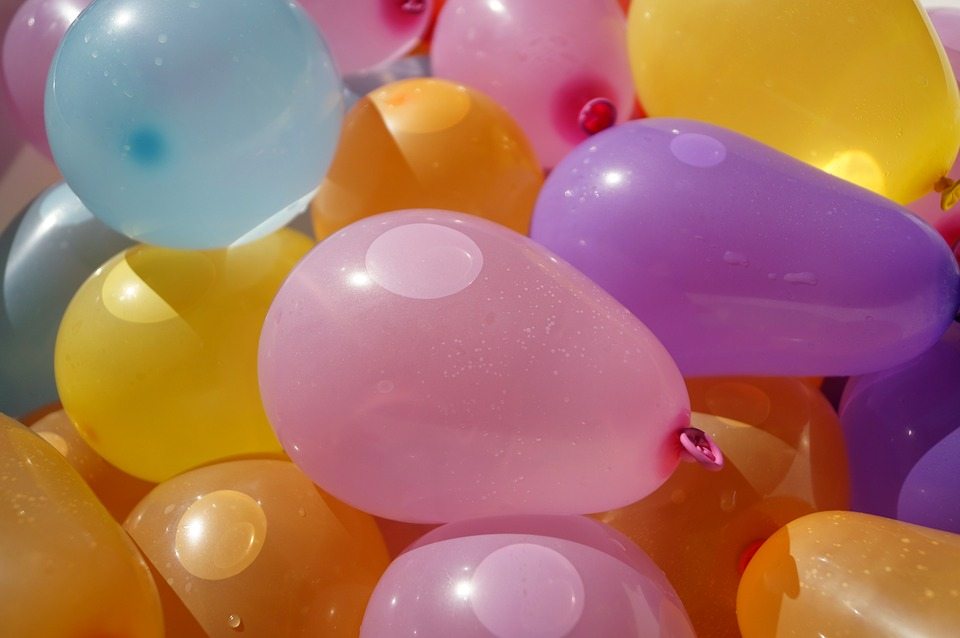
#> input picture images/water_balloons.jpg, 960 x 638 px
$ python hsv_segmentation.py
#> lines starting #> are read from the running program, lines starting #| are printed output that depends on the picture; after the words box and inside, x2 and y2 are one past the last pixel; in counts of white or black regions, pixels touching at a corner belong together
import numpy as np
import cv2

winname = "CV"
cv2.namedWindow(winname)

# Read in the image
image = cv2.imread('images/water_balloons.jpg')
#> image is the input picture: shape (638, 960, 3); mean B, G, R 99.2, 114.9, 169.3

# Make a copy of the image
image_copy = np.copy(image)

# Change color to RGB (from BGR)
image = cv2.cvtColor(image_copy, cv2.COLOR_BGR2RGB)

cv2.imshow(winname, image)
cv2.waitKey()

# Convert from RGB to HSV
hsv = cv2.cvtColor(image, cv2.COLOR_RGB2HSV)
#> hsv: shape (638, 960, 3); mean H, S, V 92.1, 143.4, 175.3

# HSV channels
h = hsv[:, :, 0]
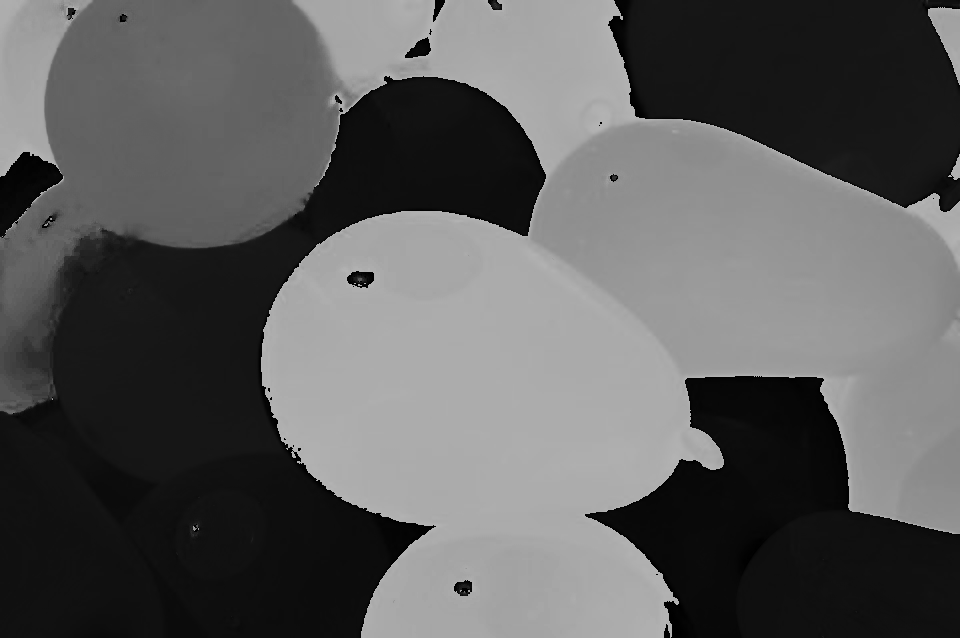
#> h: shape (638, 960); min 0, max 179, mean 92.1
s = hsv[:, :, 1]
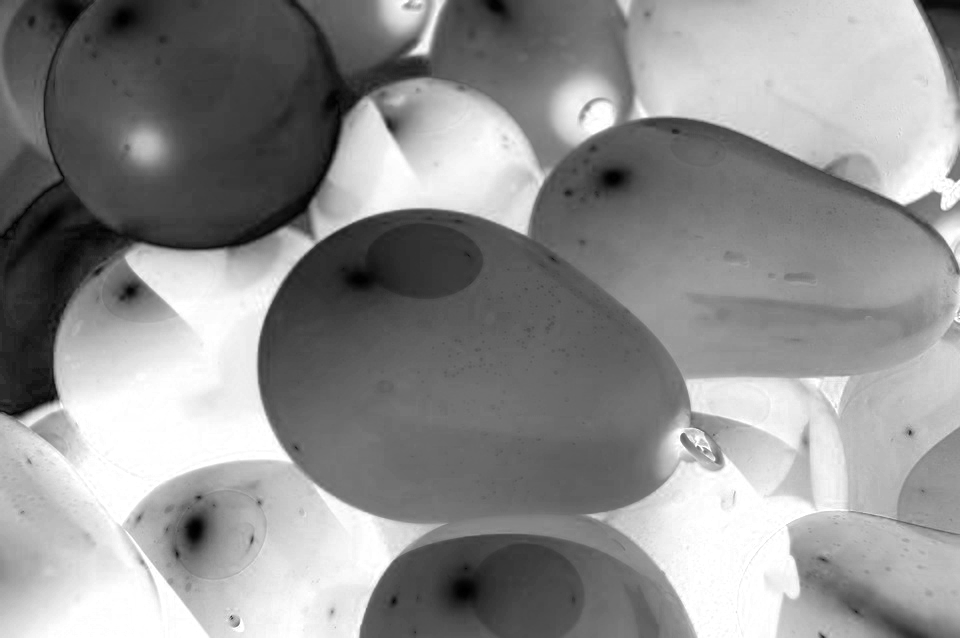
#> s: shape (638, 960); min 0, max 255, mean 143.4
v = hsv[:, :, 2]
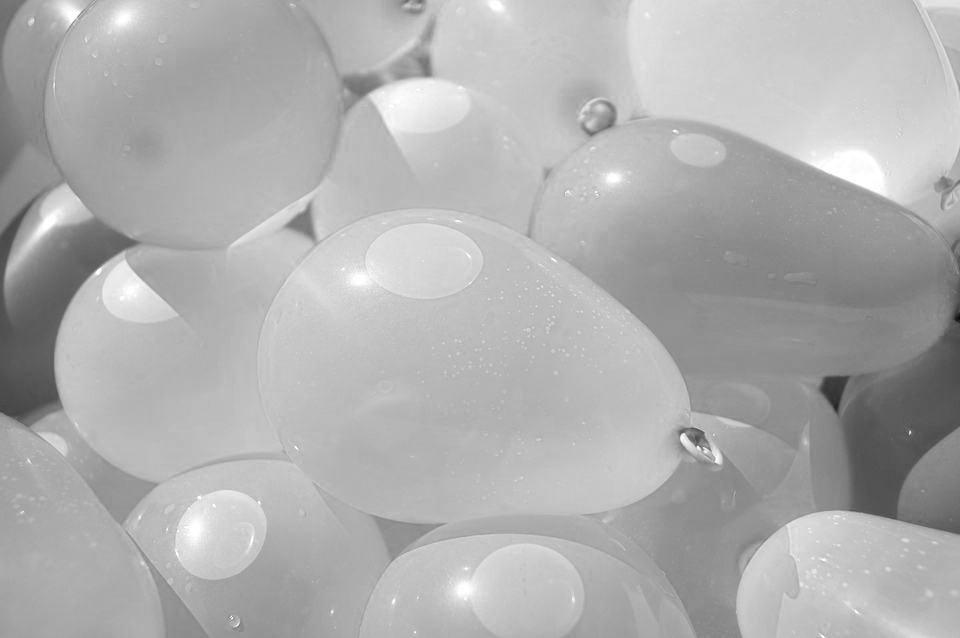
#> v: shape (638, 960); min 13, max 255, mean 175.3

# Define our color selection criteria in HSV values
lower_hue = np.array([160, 0, 0])
upper_hue = np.array([180, 255, 255])

# Define our color selection criteria in RGB values
lower_pink = np.array([180, 0, 100])
upper_pink = np.array([255, 255, 230])

# Define the masked area in RGB space
mask_rgb = cv2.inRange(image, lower_pink, upper_pink)
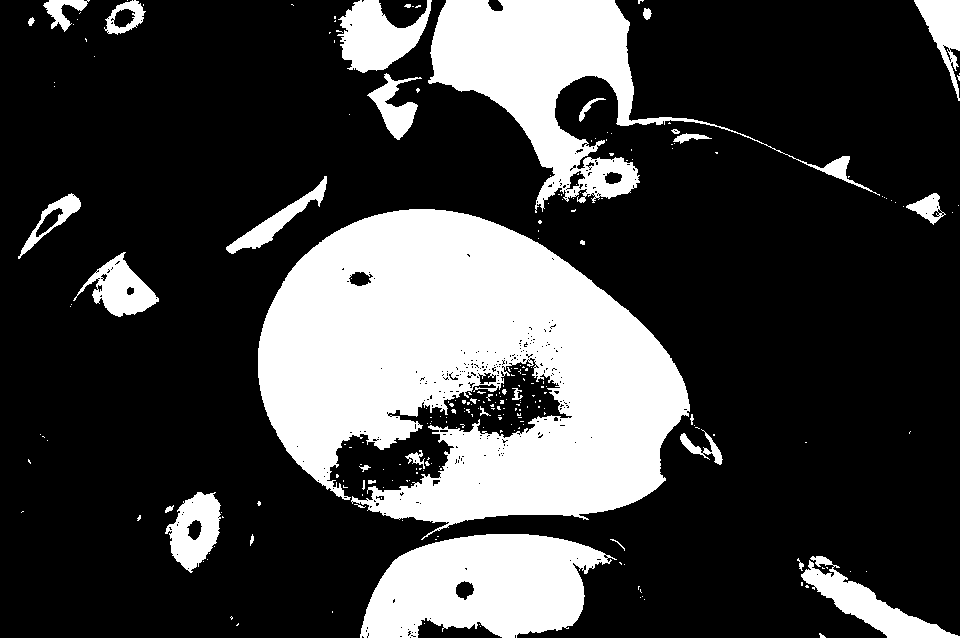
#> mask_rgb: shape (638, 960); 25.7% white; 243 white regions (206 under 20 px), largest, box (x1, y1, x2, y2) and area: (258, 209, 690, 540) 90813, (428, 0, 880, 213) 24711, (360, 534, 617, 638) 18818

# mask the image
masked_image = np.copy(image)
masked_image[mask_rgb == 0] = [0, 0, 0]
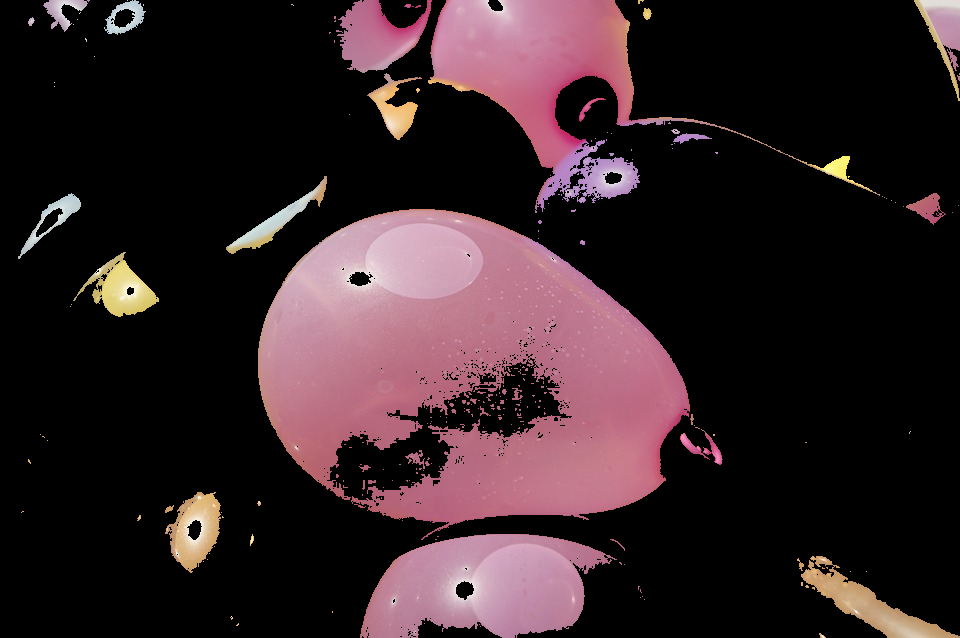
#> masked_image: shape (638, 960, 3); mean R, G, B 50.4, 34.2, 38.3

# Visualise the mask
cv2.imshow(winname, masked_image)
cv2.waitKey()

# Now try HSV!

# Define the masked area in HSV space
mask_hsv = cv2.inRange(hsv, lower_hue, upper_hue)
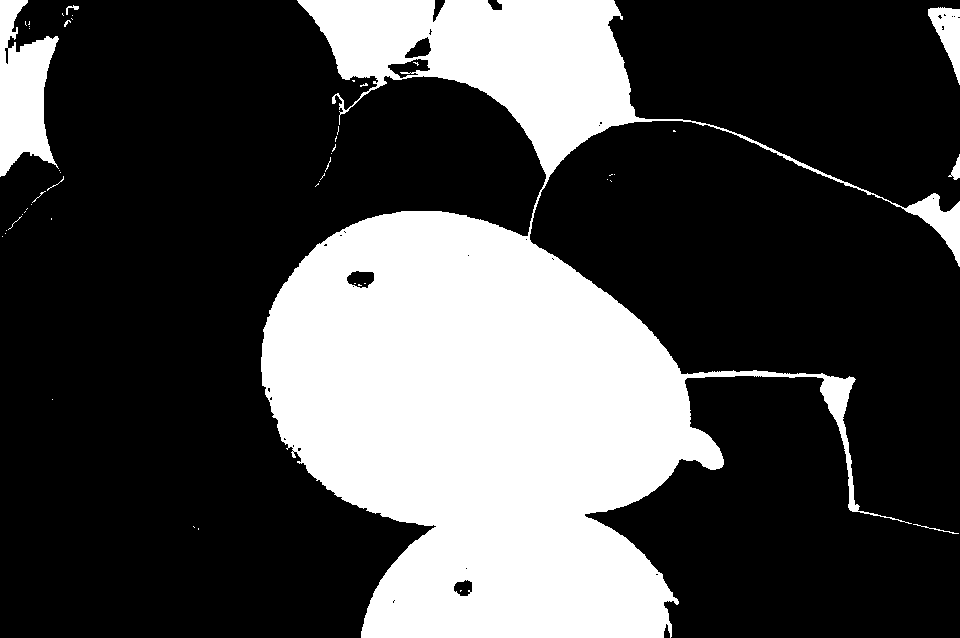
#> mask_hsv: shape (638, 960); 29.2% white; 50 white regions (41 under 20 px), largest, box (x1, y1, x2, y2) and area: (261, 0, 960, 638) 171022, (0, 0, 59, 177) 6385, (928, 7, 960, 85) 1242

# mask the image
masked_image = np.copy(image)
masked_image[mask_hsv == 0] = [0, 0, 0]
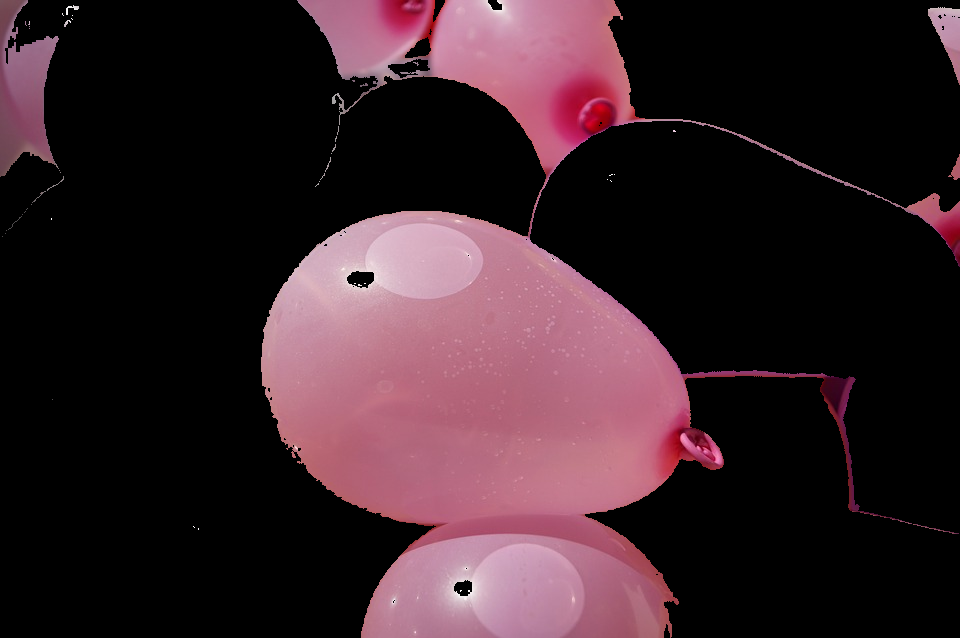
#> masked_image: shape (638, 960, 3); mean R, G, B 54.6, 33.9, 40.4

# Visualise the mask
cv2.imshow(winname, masked_image)
cv2.waitKey()
cv2.destroyAllWindows()

$ run again, with images/curved_lane.jpg copied over images/water_balloons.jpg
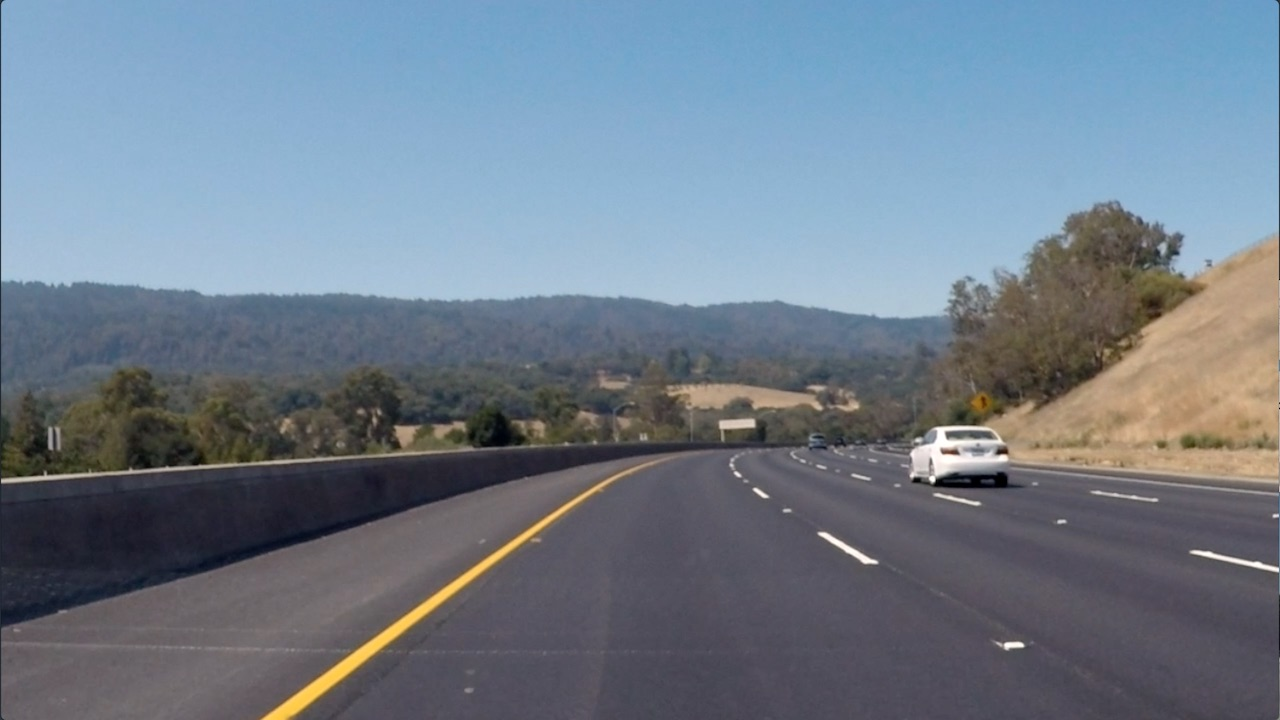
#> input picture images/curved_lane.jpg, 1280 x 720 px
#> image is the input picture: shape (720, 1280, 3); mean B, G, R 138.7, 125, 112.1
#> hsv: shape (720, 1280, 3); mean H, S, V 100.6, 61.7, 144.5
#> `mask_rgb = cv2.inRange(image, lower_pink, upper_pink)`:
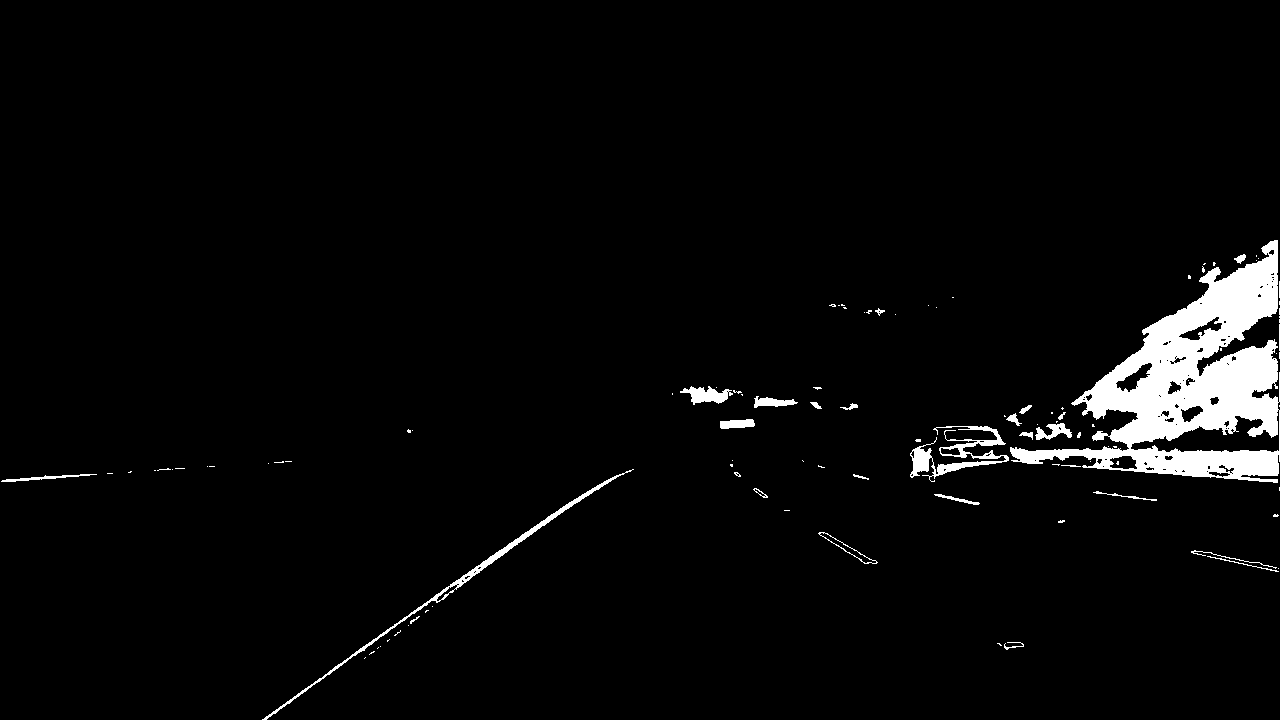
#> mask_rgb: shape (720, 1280); 3.4% white; 105 white regions (78 under 20 px), largest, box (x1, y1, x2, y2) and area: (1010, 240, 1280, 483) 25116, (262, 469, 634, 720) 1653, (910, 426, 1009, 482) 1652
#> mask_hsv: shape (720, 1280); 6.3% white; 327 white regions (269 under 20 px), largest, box (x1, y1, x2, y2) and area: (4, 453, 665, 720) 52196, (1007, 464, 1280, 497) 652, (1088, 492, 1156, 504) 263
#> `masked_image[mask_hsv == 0] = [0, 0, 0]`:
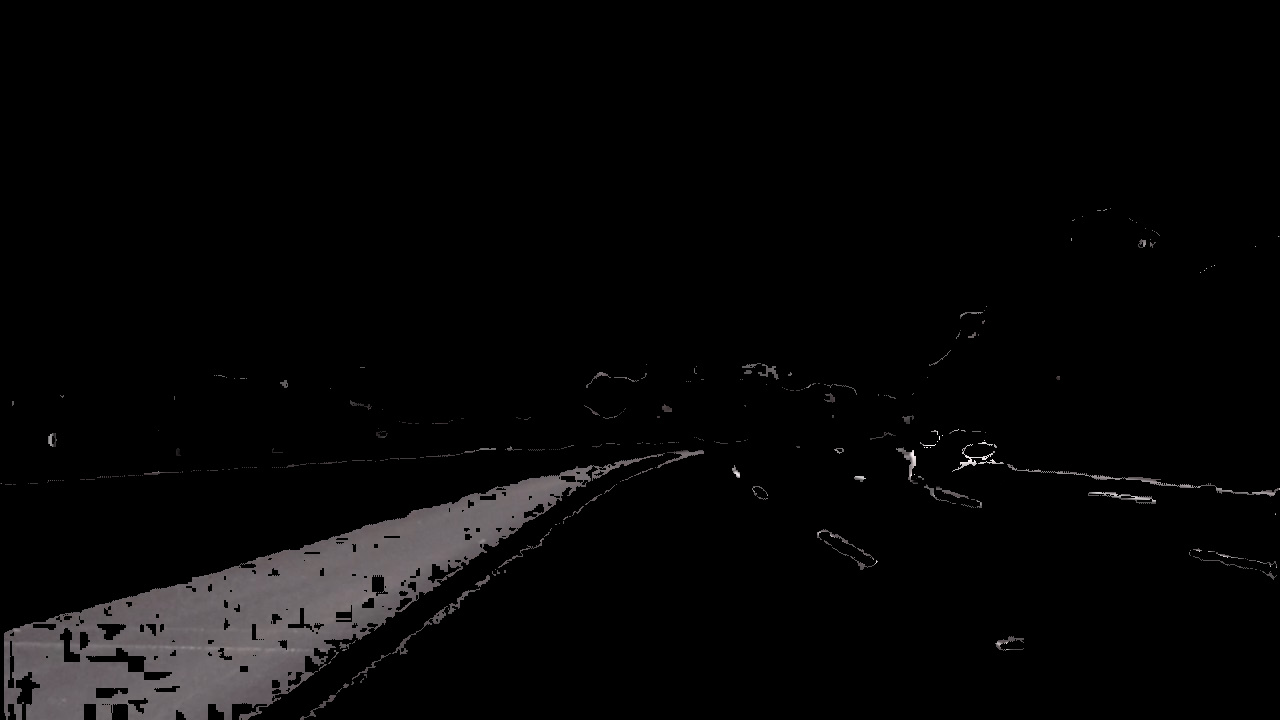
#> masked_image: shape (720, 1280, 3); mean R, G, B 6.8, 6.4, 6.6
